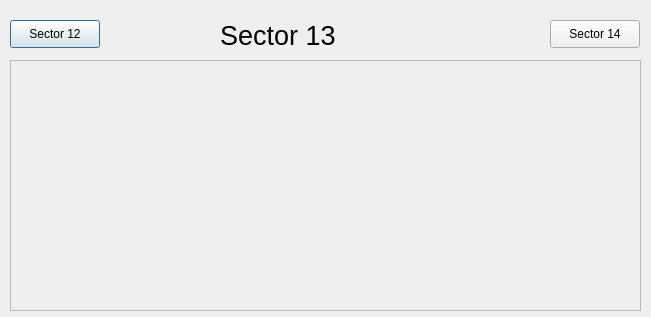
<?xml version="1.0" encoding="UTF-8"?>
<ui version="4.0">
 <class>Dialog</class>
 <widget class="QDialog" name="Dialog">
  <property name="geometry">
   <rect>
    <x>0</x>
    <y>0</y>
    <width>651</width>
    <height>317</height>
   </rect>
  </property>
  <property name="windowTitle">
   <string>Dialog</string>
  </property>
  <widget class="QLabel" name="label_2">
   <property name="geometry">
    <rect>
     <x>220</x>
     <y>20</y>
     <width>131</width>
     <height>31</height>
    </rect>
   </property>
   <property name="font">
    <font>
     <pointsize>20</pointsize>
    </font>
   </property>
   <property name="text">
    <string>Sector 13</string>
   </property>
  </widget>
  <widget class="ASguiFormPlugin" name="asguiformplugin">
   <property name="geometry">
    <rect>
     <x>10</x>
     <y>60</y>
     <width>631</width>
     <height>251</height>
    </rect>
   </property>
   <property name="uiFile" stdset="0">
    <string>SectorVacuumSchematic.ui</string>
   </property>
   <property name="variableSubstitutions" stdset="0">
    <string>SR=13 SRPREV=12</string>
   </property>
  </widget>
  <widget class="QCaPushButtonPlugin" name="guipushbuttonplugin">
   <property name="geometry">
    <rect>
     <x>10</x>
     <y>20</y>
     <width>90</width>
     <height>28</height>
    </rect>
   </property>
   <property name="text">
    <string>Sector 12</string>
   </property>
   <property name="guiFile">
    <string>SVS12.ui</string>
   </property>
   <property name="creationOption" stdset="0">
    <enum>QCaPushButtonPlugin::Open</enum>
   </property>
  </widget>
  <widget class="QCaPushButtonPlugin" name="guipushbuttonplugin_2">
   <property name="geometry">
    <rect>
     <x>550</x>
     <y>20</y>
     <width>90</width>
     <height>28</height>
    </rect>
   </property>
   <property name="text">
    <string>Sector 14</string>
   </property>
   <property name="guiFile">
    <string>SVS14.ui</string>
   </property>
   <property name="creationOption" stdset="0">
    <enum>QCaPushButtonPlugin::Open</enum>
   </property>
  </widget>
 </widget>
 <customwidgets>
  <customwidget>
   <class>QCaPushButtonPlugin</class>
   <extends>QPushButton</extends>
   <header>QCaPushButtonPlugin.h</header>
  </customwidget>
  <customwidget>
   <class>ASguiFormPlugin</class>
   <extends>QScrollArea</extends>
   <header>ASguiFormPlugin.h</header>
  </customwidget>
 </customwidgets>
 <resources/>
 <connections/>
</ui>
